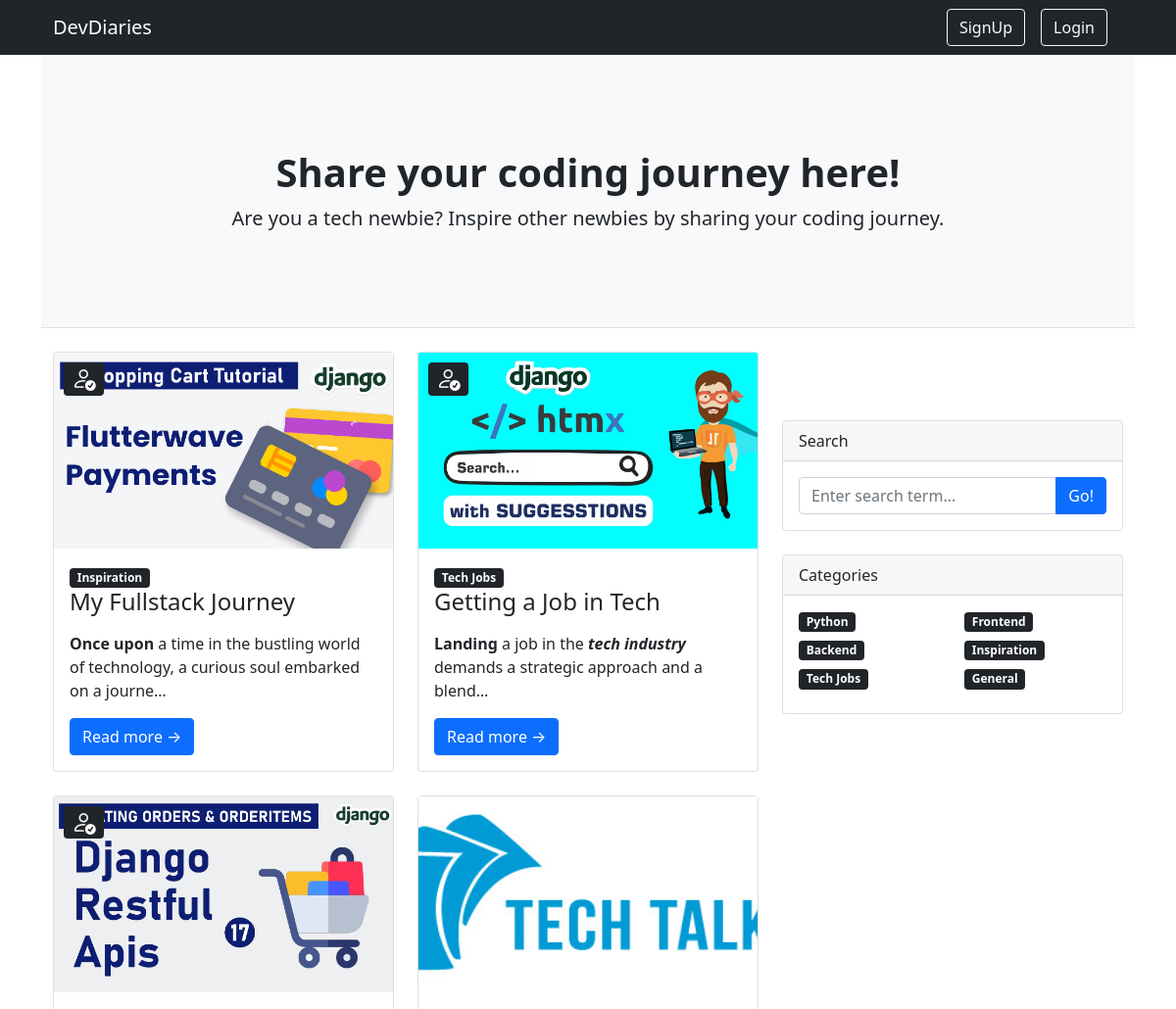
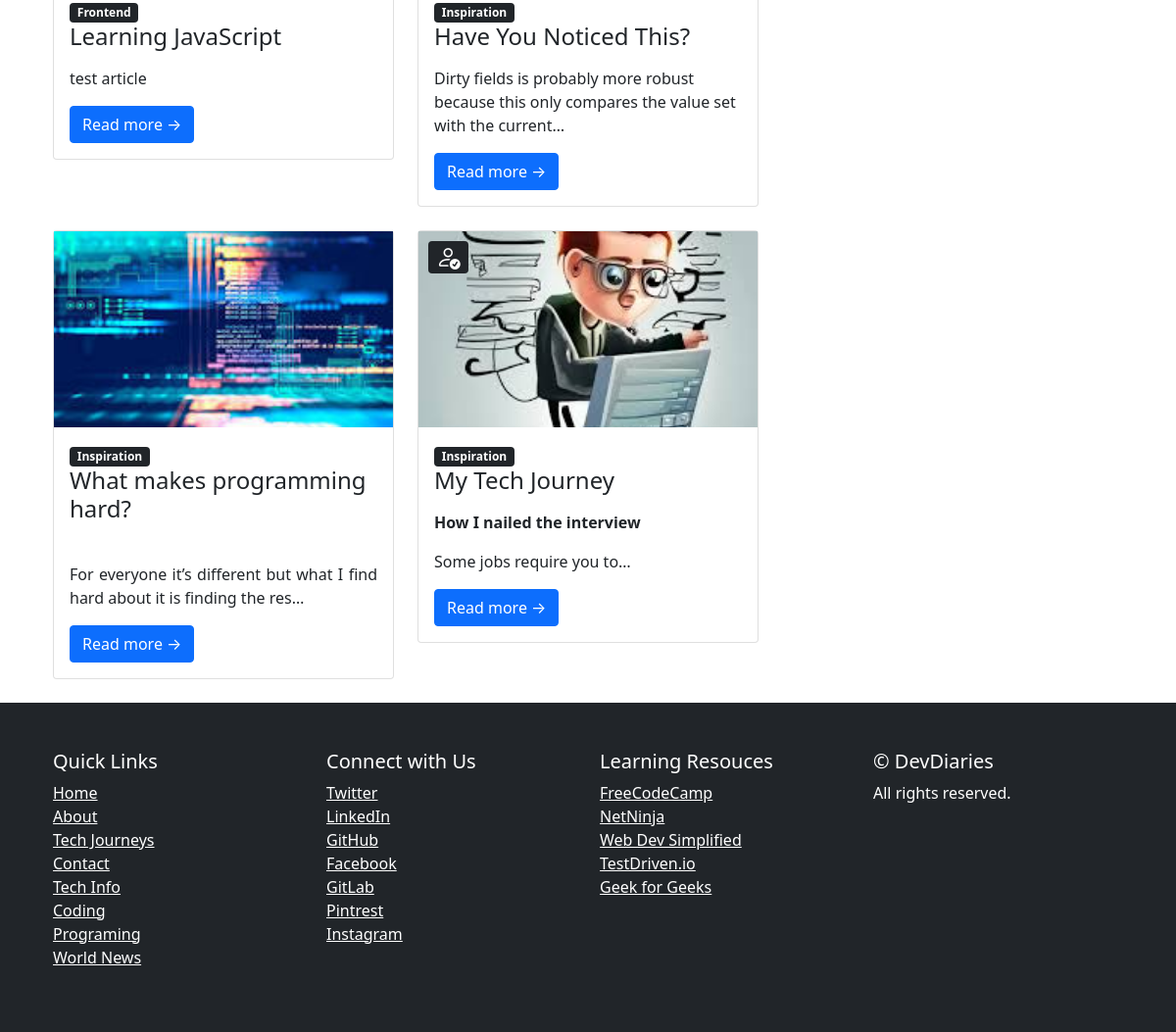
The page / on the database its author committed (2 pictures, top to bottom).
### blogapp/models.py (models this page shows, shortened)
class Blog(models.Model):
    STATUS = [
        ("publish", "PUBLISH"),
        ("draft", "DRAFT")
    ]
    title = models.CharField(max_length=50, unique=True)  # Field for the title of the blog post.
    slug = models.SlugField(unique=True)  # Field to store a slug for SEO-friendly URLs.
    body = models.TextField()  # Field for the main content/body of the blog post.
    thumbnail = models.ImageField(upload_to="img", blank=True, null=True)  # Field to store a thumbnail image.
    created = models.DateField(auto_now_add=True, null=True, blank=True)  # Field for creation date.
    updated = models.DateField(auto_now=True, null=True, blank=True)  # Field for last update date.
    status = models.CharField(max_length=20, choices=STATUS, default='draft')  # Field for post status.
    author = models.ForeignKey("Profile", on_delete=models.CASCADE, related_name="post", null=True, blank=True)  # Field for the author of the post.
    category = models.ForeignKey(Category, on_delete=models.CASCADE, related_name="post", null=True, blank=True)  # Field for post category.
    published = models.BooleanField(default=False)  # Field indicating if the post has been published.
    likes = models.ManyToManyField(settings.AUTH_USER_MODEL, blank=True, related_name="blog")  # Field to store users who liked the post.

class Category(models.Model):
    title = models.CharField(max_length=25, unique=True)
    class Meta:
        verbose_name_plural = "categories"
    def __str__(self):
        return self.title

### blogapp/views.py (the view)
# urls.py: path("", views.index, name="index"),
def index(request):
    keyword = request.GET.get("search")
    msg = ""  # Initialize an empty message variable for search results
    if keyword:
        blogs = Blog.objects.filter(
            Q(title__icontains=keyword) | Q(category__title__icontains=keyword) |
            Q(body__icontains=keyword) & Q(published=True)
        )
        if  blogs.exists():
            pass
        else:
            msg = "There is no article with that keyword"
    else:
        blogs = Blog.objects.filter(published=True)
    categories = Category.objects.all()
    context = {"blogs": blogs, "categories": categories, "msg": msg}
    return render(request, "blogapp/index.html", context)

### blogapp/templates/blogapp/index.html (shortened to what this page needs)
{% extends "base.html" %}
{% block content %}
{% include 'blogapp/header.html' %}
<div class="col-lg-8">
    <div class="row">
        {% for blog in blogs %}
        <div class="col-lg-6">
            <div class="card mb-4">
                <div class="img-container">
                    {% if blog.author.proficiency %}
                    <span class="badge text-bg-dark"><i class="bi bi-person-check"></i></span>
                    {% endif %}
                    <img src="{{blog.thumbnail.url}}" alt="">
                </div>
                <div class="card-body">
                    <span class="badge text-bg-dark">{{blog.category}}</span>
                    <h2 class="card-title h4">{{blog.title | safe }}</h2>
                    <p class="card-text">{{blog.body | safe | truncatechars:"100"}}</p>
                    <a class="btn btn-primary" href="{% url 'detail' pk=blog.id slug=blog.slug %}">Read more →</a>
                </div>
            </div>
        </div>
        {% endfor %}
    </div>
</div>
{% include 'blogapp/sidebar.html' %}
{% endblock content %}

### blogapp/templates/blogapp/sidebar.html (shortened to what this page needs)
<div class="col-lg-4" style="margin-top: 70px">
    <div class="card mb-4">
        <div class="card-header">Search</div>
        <div class="card-body">
            <form action="" method="GET">
                <div class="input-group">
                    <input class="form-control" name="search" type="text" placeholder="Enter search term..."
                    aria-label="Enter search term..." aria-describedby="button-search" required/>
                    <button class="btn btn-primary" id="button-search">Go!</button>
                </div>
            </form>
        </div>
    </div>
    <div class="card mb-4">
        <div class="card-header">Categories</div>
        <div class="card-body">
            <div class="row">
                {% for category in categories %}
                <div class="col-sm-6">
                    <h6><span class="badge text-bg-dark">{{category}}</span></h6>
                </div>
                {% endfor %}
            </div>
        </div>
    </div>
</div>

### blogapp/templates/blogapp/index.html (style rules this page uses)
.img-container { width: 100%; height: 200px; position: relative }
.img-container .badge { position: absolute; top: 10px; left: 10px }
.img-container .badge i { font-size: 25px }
.img-container img { width: 100%; height: 100%; object-fit: cover }

### rows shown on the page
Blog: thumbnail (picture), category "Inspiration", title "My Fullstack Journey", body "Once upon a time in the bustling world of technology, a curious soul embarked on a journe…"
Blog: thumbnail (picture), category "Tech Jobs", title "Getting a Job in Tech", body "Landing a job in the tech industry demands a strategic approach and a blend…"
Blog: thumbnail (picture), category "Frontend", title "Learning JavaScript", body "test article"
Blog: thumbnail (picture), category "Inspiration", title "Have You Noticed This?", body "Dirty fields is probably more robust because this only compares the value set with the current…"
Blog: thumbnail (picture), category "Inspiration", title "What makes programming hard?", body "For everyone it’s different but what I find hard about it is finding the res…"
Blog: thumbnail (picture), category "Inspiration", title "My Tech Journey", body "How I nailed the interview Some jobs require you to…"
Category: title "Python"
Category: title "Frontend"
Category: title "Backend"
Category: title "Inspiration"
Category: title "Tech Jobs"
Category: title "General"
